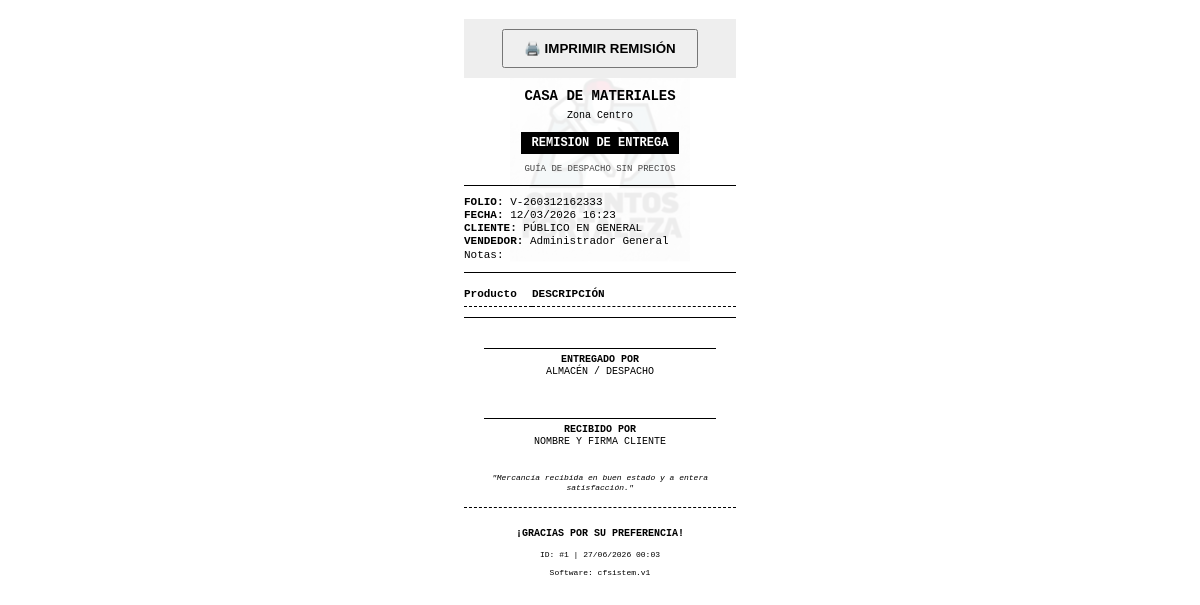
Screenshot of /app/backend/ventas/ticket_sin_precio.php?id=1 with the database file from the repository.
### tables this page shows
CREATE TABLE `ventas` (
  `id` int(11) NOT NULL,
  `folio` varchar(50) NOT NULL,
  `id_cliente` int(11) NOT NULL,
  `almacen_id` int(11) NOT NULL,
  `usuario_id` int(11) NOT NULL,
  `fecha` datetime DEFAULT current_timestamp(),
  `subtotal` decimal(12,2) NOT NULL DEFAULT 0.00,
  `descuento` decimal(12,2) NOT NULL DEFAULT 0.00,
  `total` decimal(12,2) NOT NULL DEFAULT 0.00,
  `estado_pago` enum('pendiente','parcial','pagado') DEFAULT 'pagado',
  `estado_entrega` enum('pendiente','parcial','entregado') DEFAULT 'pendiente',
  `estado_general` enum('activa','cancelada') DEFAULT 'activa',
  `observaciones` text DEFAULT NULL,
  `vendedor_id` int(11) DEFAULT 1,
  `factura` varchar(250) NOT NULL DEFAULT '0'
);

CREATE TABLE `almacenes` (
  `id` int(11) NOT NULL,
  `codigo` varchar(20) NOT NULL,
  `nombre` varchar(100) NOT NULL,
  `hora_cierre_programada` time DEFAULT '18:00:00',
  `ubicacion` varchar(255) NOT NULL,
  `activo` tinyint(1) DEFAULT 1,
  `fecha_creacion` timestamp NOT NULL DEFAULT current_timestamp()
);

CREATE TABLE `clientes` (
  `id` int(11) NOT NULL,
  `nombre_comercial` varchar(150) NOT NULL,
  `razon_social` varchar(200) DEFAULT NULL,
  `contacto` text NOT NULL,
  `rfc` varchar(13) NOT NULL,
  `regimen_fiscal` varchar(3) DEFAULT NULL COMMENT 'Clave del catálogo del SAT',
  `codigo_postal` varchar(5) NOT NULL,
  `correo` varchar(100) DEFAULT NULL,
  `telefono` varchar(20) DEFAULT NULL,
  `direccion` text DEFAULT NULL,
  `uso_cfdi` varchar(3) DEFAULT 'G03',
  `activo` tinyint(1) DEFAULT 1,
  `fecha_registro` timestamp NOT NULL DEFAULT current_timestamp(),
  `almacen_id` int(11) DEFAULT NULL,
  `api_token` varchar(32) DEFAULT NULL
);

CREATE TABLE `usuarios` (
  `id` int(11) NOT NULL,
  `username` varchar(50) NOT NULL,
  `nombre` varchar(100) NOT NULL,
  `password` varchar(255) NOT NULL,
  `rol_id` int(11) NOT NULL,
  `almacen_id` int(11) DEFAULT NULL,
  `activo` tinyint(1) DEFAULT 1,
  `fecha_creacion` timestamp NOT NULL DEFAULT current_timestamp()
);

### app/backend/ventas/ticket_sin_precio.php (the view, shortened to what this page needs)
<?php
require_once $_SERVER['DOCUMENT_ROOT'] . '/cfsistem/config/conexion.php';
$id_venta = isset($_GET['id']) ? intval($_GET['id']) : 0;
$sqlVenta = "SELECT v.*, c.nombre_comercial, c.rfc, c.direccion, u.nombre as nombre_vendedor, u2.nombre as vendedor,
                    a.nombre as nombre_almacen, a.ubicacion as direccion_almacen
             FROM ventas v
             JOIN clientes c ON v.id_cliente = c.id
             join usuarios u2 on u2.id=v.vendedor_id
             JOIN usuarios u ON v.usuario_id = u.id
             JOIN almacenes a ON v.almacen_id = a.id
             WHERE v.id = ?";
$stmt = $conexion->prepare($sqlVenta);
$stmt->bind_param("i", $id_venta);
$stmt->execute();
$venta = $stmt->get_result()->fetch_assoc();
?>
<!DOCTYPE html>
<html lang="es">
<head>
</head>
<body onload="window.print();">
     <img
    src="/cfsistem/public/assets/logo.ico"
    style="
        position: fixed;
        top: 19.5%;
        left: 50%;
        transform: translate(-50%, -50%);
        width: 180px;
        opacity: 0.08;
        z-index: -1;
    "
>
    <div class="no-print" style="text-align:center; padding:10px; background:#eee; margin-bottom:10px;">
        <button onclick="window.print()" style="padding: 10px 20px; cursor: pointer; font-weight: bold;">🖨️ IMPRIMIR REMISIÓN</button>
    </div>
    <div class="text-center">
        <div class="bold header-title"><?php echo strtoupper($venta['nombre_almacen']); ?></div>
        <div style="font-size: 10px;"><?php echo $venta['direccion_almacen']; ?></div>
        <div class="ticket-type bold">REMISION DE ENTREGA</div>
        <div style="font-size: 9px; color: #444;">GUÍA DE DESPACHO SIN PRECIOS</div>
    </div>
    <div class="divider"></div>
    <div style="font-size: 11px;">
        <div><b>FOLIO:</b> <?php echo $venta['folio']; ?></div>
        <div><b>FECHA:</b> <?php echo date("d/m/Y H:i", strtotime($venta['fecha'])); ?></div>
        <div><b>CLIENTE:</b> <?php echo strtoupper($venta['nombre_comercial']); ?></div>
        <div><b>VENDEDOR:</b> <?php echo $venta['vendedor']; ?></div>
          <tr><td>Notas: <?php echo substr($venta['observaciones'], 0, 30); ?></td></tr>
    </div>
    <div class="divider"></div>
    <table>
        <thead>
            <tr>
                <th style="width: 25%;">Producto</th>
                <th>DESCRIPCIÓN</th>
            </tr>
        </thead>
    </table>
    <div class="divider"></div>
    <div class="firmas-container">
        <div class="firma-box">
            <div class="linea-firma"></div>
            <div class="bold">ENTREGADO POR</div>
            <div>ALMACÉN / DESPACHO</div>
        </div>
        <div class="firma-box" style="margin-top: 40px;">
            <div class="linea-firma"></div>
            <div class="bold">RECIBIDO POR</div>
            <div>NOMBRE Y FIRMA CLIENTE</div>
        </div>
        <div style="font-size: 8px; text-align: center; margin-top: 10px; font-style: italic;">
            "Mercancía recibida en buen estado y a entera satisfacción."
        </div>
    </div>
    <div class="footer text-center">
        <p class="bold">¡GRACIAS POR SU PREFERENCIA!</p>
        <p style="font-size: 8px;">ID: #<?php echo $venta['id']; ?> | <?php echo date("d/m/Y H:i"); ?></p>
        <p style="font-size: 8px;">Software: cfsistem.v1</p>
    </div>
</body>
</html>

### app/backend/ventas/ticket_sin_precio.php (style rules this page uses)
body { font-family: 'Courier New', Courier, monospace; width: 72mm; margin: 0 auto; padding: 5mm; color: #000; background-color: #fff; line-height: 1.2; }
.text-center { text-align: center; }
.bold { font-weight: bold; }
.header-title { font-size: 14px; margin-bottom: 5px; text-transform: uppercase; }
.ticket-type { border: 1px solid #000; padding: 3px 10px; display: inline-block; font-size: 12px; margin: 10px 0; background-color: #000; color: #fff; }
table { width: 100%; border-collapse: collapse; margin-top: 10px; }
th { font-size: 11px; border-bottom: 1px dashed #000; padding: 5px 0; text-align: left; }
.divider { border-top: 1px double #000; margin: 10px 0; }
.footer { font-size: 10px; margin-top: 15px; border-top: 1px dashed #000; padding-top: 10px; }
.firmas-container { margin-top: 30px; font-size: 10px; width: 100%; }
.firma-box { text-align: center; margin-bottom: 25px; }
.linea-firma { width: 85%; border-top: 1px solid #000; margin: 0 auto 5px; }

### rows the page displays
ventas: almacen.nombre "CASA DE MATERIALES", almacen.ubicacion "Zona Centro", folio "V-260312162333", fecha "12/03/2026 16:23", id_cliente.nombre_comercial "PÚBLICO EN GENERAL", usuarios.nombre "Administrador General", id "1"
